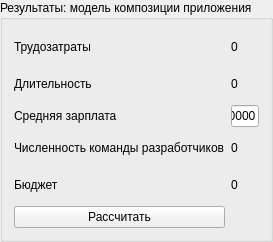
   <widget class="QGroupBox" name="groupBox_5">
    <property name="geometry">
     <rect>
      <x>822</x>
      <y>257</y>
      <width>273</width>
      <height>242</height>
     </rect>
    </property>
    <property name="title">
     <string>Результаты: модель композиции приложения</string>
    </property>
    <layout class="QGridLayout" name="gridLayout_5">
     <item row="1" column="0">
      <widget class="QLabel" name="label_15">
       <property name="text">
        <string>Длительность</string>
       </property>
      </widget>
     </item>
     <item row="1" column="1">
      <widget class="QLabel" name="label_time_2">
       <property name="text">
        <string>0</string>
       </property>
      </widget>
     </item>
     <item row="4" column="0">
      <widget class="QLabel" name="label_28">
       <property name="text">
        <string>Бюджет</string>
       </property>
      </widget>
     </item>
     <item row="0" column="1">
      <widget class="QLabel" name="label_work_2">
       <property name="text">
        <string>0</string>
       </property>
      </widget>
     </item>
     <item row="5" column="0">
      <widget class="QPushButton" name="pushButtonCalculate_2">
       <property name="text">
        <string>Рассчитать</string>
       </property>
      </widget>
     </item>
     <item row="3" column="1">
      <widget class="QLabel" name="label_workers_2">
       <property name="text">
        <string>0</string>
       </property>
      </widget>
     </item>
     <item row="2" column="0">
      <widget class="QLabel" name="label_29">
       <property name="text">
        <string>Средняя зарплата</string>
       </property>
      </widget>
     </item>
     <item row="0" column="0">
      <widget class="QLabel" name="label_30">
       <property name="text">
        <string>Трудозатраты</string>
       </property>
      </widget>
     </item>
     <item row="4" column="1">
      <widget class="QLabel" name="label_budget_2">
       <property name="text">
        <string>0</string>
       </property>
      </widget>
     </item>
     <item row="3" column="0">
      <widget class="QLabel" name="label_31">
       <property name="text">
        <string>Численность команды разработчиков</string>
       </property>
      </widget>
     </item>
     <item row="2" column="1">
      <widget class="QLineEdit" name="lineEditSalary_2">
       <property name="text">
        <string>60000</string>
       </property>
      </widget>
     </item>
    </layout>
   </widget>
